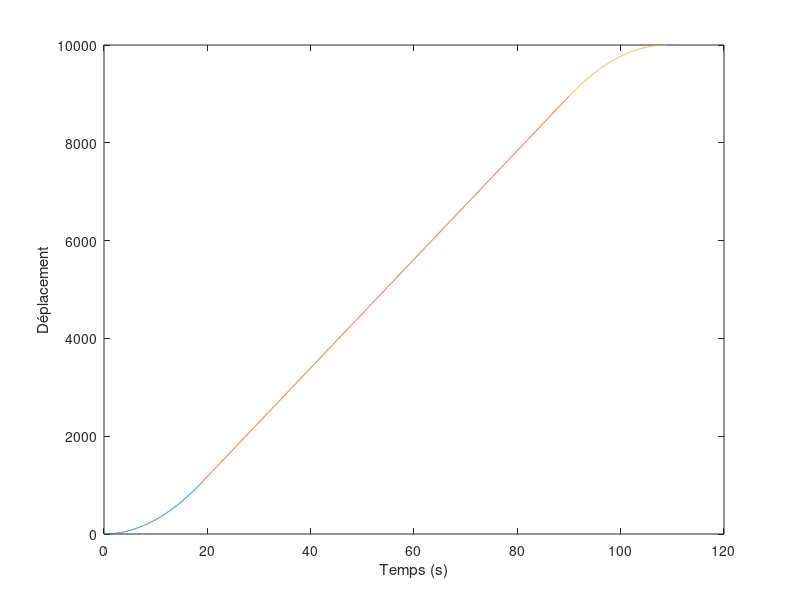
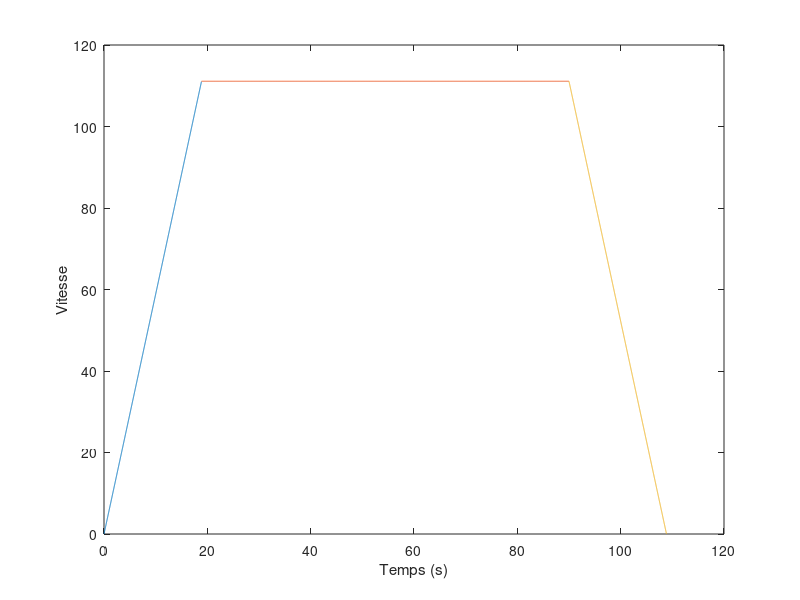
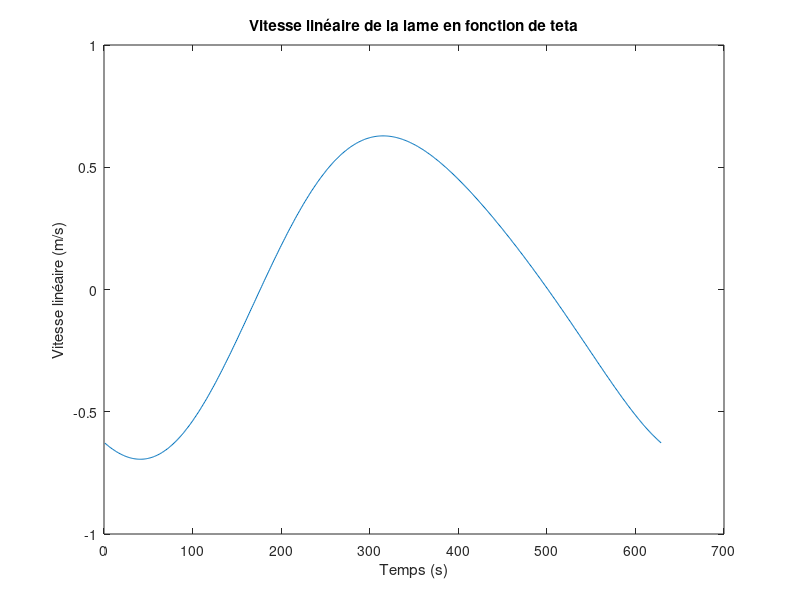
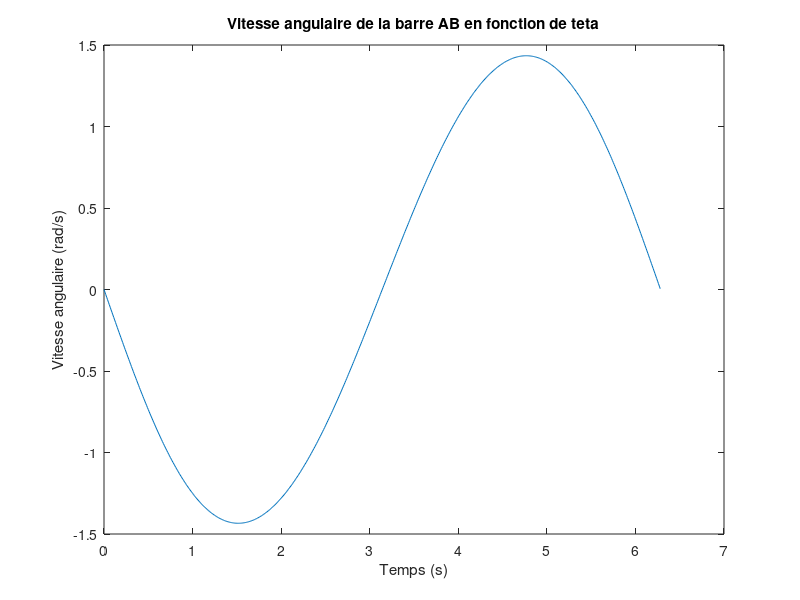

Write the MATLAB code that produced these figures, in order.
%% Clean up
clc % vide ligne de commande
clear all % vide workspace
close all % vide fenetres et graphiques

% Runner les sections individuellement

%% Exercice 1 (proc 1, ex 3)

% Phase 1 
dt = 0.01;
val_t1 = 18.87;
val_t2 = 71.125;

t1 = [0:dt:val_t1-dt]';
t2 = [val_t1:dt:val_t1+val_t2-dt]';
t3 = [val_t1+val_t2:dt:val_t1+val_t2+val_t1]';

a_max = 5.886;
v_max = 111.1;
val_d1 = 1048.71;
val_d2 = 7902.5;

% Déplacement
d1 = a_max*((t1.^2)/2);
d2 = v_max*(t2-val_t1) + val_d1;
d3 = -(a_max/2)*(t3-val_t1-val_t2).^2 + v_max*(t3-val_t1-val_t2) + val_d1 + val_d2;

figure
plot(t1, d1)
hold on
plot(t2, d2)
plot(t3, d3)
xlabel('Temps (s)')
ylabel('Déplacement')
hold off

% Vitesse
l = size(t2);

v1 = a_max*t1;
v2 = v_max*ones(size(t2));
v3 = -a_max*(t3-val_t1-val_t2)+v_max;

figure
plot(t1, v1)
hold on
plot(t2, v2)
plot(t3, v3)
xlabel('Temps (s)')
ylabel('Vitesse')
hold off

%% Exercice 2 (proc 1, ex 4)

dteta = 0.01;
teta = [0:dteta:2*pi]';
OmegaOB = 2*pi;
val_OB = 0.1;
val_AB = 0.45;

sin_beta = (val_OB/val_AB)*(1 + cos(teta));
cos_beta = sqrt(1-sin_beta.^2);

OmegaAB = -(val_OB * OmegaOB * sin(teta)) ./ (val_AB * cos_beta);
VAx = - (val_OB*OmegaOB.*cos(teta)) + (val_AB*OmegaAB.*sin_beta);

AlphaAB = (-val_OB*(OmegaOB.^2).*cos(teta) + val_AB*(OmegaAB.^2).*sin_beta) ./ (val_AB*cos_beta);
AAx = val_OB.*(OmegaOB.^2).*sin(teta) + val_AB.*(OmegaAB.^2).*cos_beta + val_AB.*AlphaAB.*sin_beta;

figure
plot(VAx)
xlabel('Temps (s)')
ylabel('Vitesse linéaire (m/s)')
title('Vitesse linéaire de la lame en fonction de teta')

figure
plot(teta, OmegaAB)
xlabel('Temps (s)')
ylabel('Vitesse angulaire (rad/s)')
title('Vitesse angulaire de la barre AB en fonction de teta')

figure
plot(AAx)
xlabel('Temps (s)')
ylabel('Accélération linéaire (m/s^2)')
title('Accélération linéaire de la lame en fonction de teta')

figure
plot(teta, AlphaAB)
xlabel('Temps (s)')
ylabel('Accélération angulaire (rad/s^2)')
title('Accélération angulaire de la barre AB en fonction de teta')
